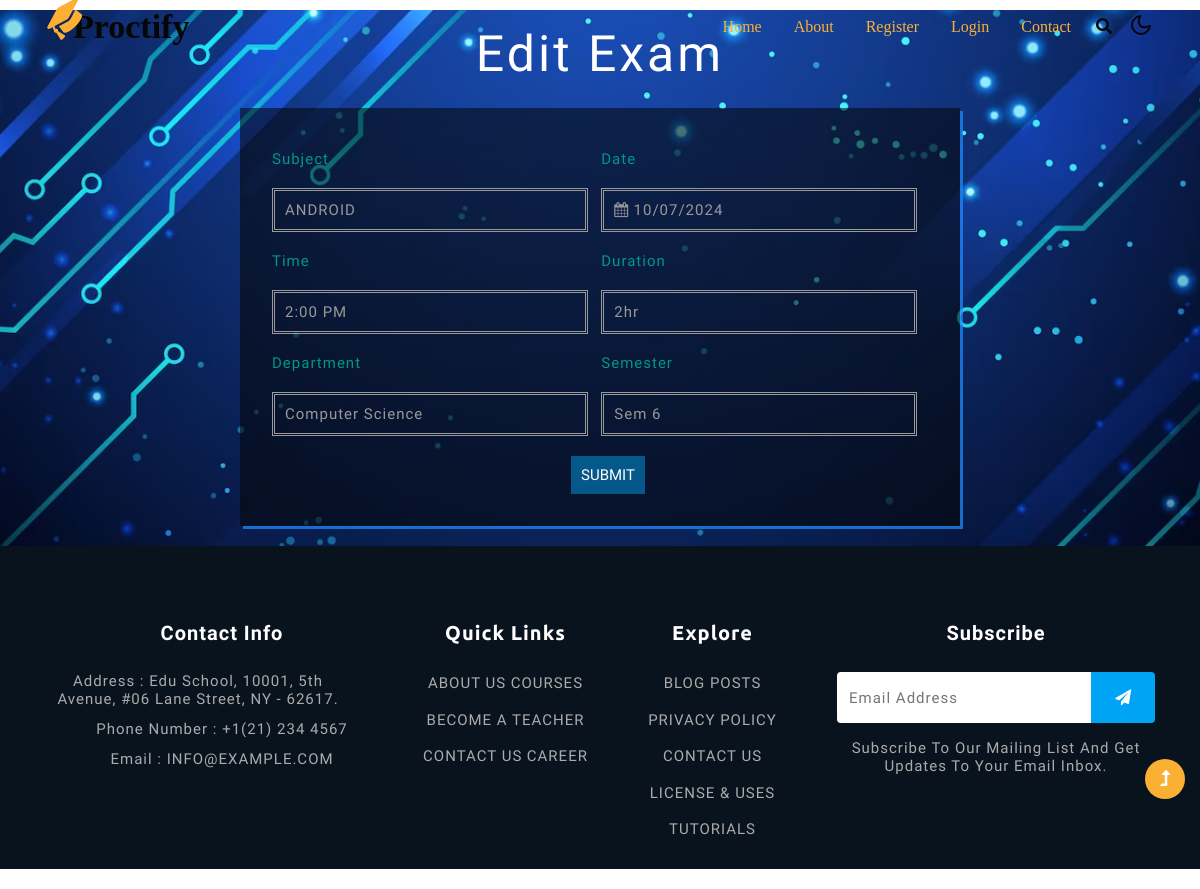
The page /editexam/1 on the database its author committed.
### proctoring/models.py (models this page shows)
class Exam(db.Model, UserMixin):
    id=db.Column(db.Integer, primary_key=True)
    user_id = db.Column(db.Integer, ForeignKey('register.id'))
    user = relationship('Register', foreign_keys=[user_id])
    subname = db.Column(db.String(80))
    date = db.Column(db.String(80))
    time = db.Column(db.String(80))
    duration = db.Column(db.String(80))
    sem = db.Column(db.String(80))
    dept = db.Column(db.String(80))

### proctoring/routes.py (the view, shortened to what this page needs)
@app.route('/editexam/<int:id>',methods=['GET', 'POST'])
def editexam(id):
    a=Exam.query.get_or_404(id)
    return render_template("editexam.html",a=a)

### proctoring/templates/editexam.html (shortened to what this page needs)
{% extends 'layout.html' %}
{% block content %}
<head>
	<link rel="stylesheet" href="../static/register/css/jquery-ui.css"/>
	<link href="../static/register/css/style.css" rel="stylesheet" type="text/css" media="all"/>
	<link rel="stylesheet" href="css/font-awesome.css">
</head>
<body>
<div class="w3l-head">
<h1>Edit exam</h1>
</div>
<div class="w3ls-form">
<form method="POST">
		<div class="w3l-last-grid1">
			<div class="w3l-grid1">
				<label class="text">Subject</label>
				<div class="w3l-div">
					<input type="text" name="subname" placeholder="Subject name" required="" value="{{a.subname}}"/>
				</div>
			</div>
			<div class="w3l-grid2">
				<label class="text">Date</label>
				<div class="w3l-div">
					<i class="fa fa-calendar" aria-hidden="true"></i>
					<input type="text" class="date" id="datepicker" name="date" placeholder="Date" onfocus="this.value = '';" onblur="if (this.value == '') {this.value = 'MM/DD/YYYY';}" required="" value="{{a.date}}"/>
				</div>
			</div>
		</div>
		<div class="w3l-last-grid1">
			<div class="w3l-grid1">
				<label class="text">Time</label>
				<div class="w3l-div">
					<input type="text" name="time" placeholder="Time" required="" value="{{a.time}}"/>
				</div>
			</div>
			<label class="text">Duration</label>
			<div class="w3l-grid2">
				<div class="w3l-div">
					<input type="text" name="duration" placeholder="Duration" required="" value="{{a.duration}}"/>
				</div>
			</div>
		</div>
		<div class="w3l-right-grid1">
		<div class="w3l-grid1">
			<label class="text">Department</label>
				<div class="w3l-div">
					<input type="text" name="dept" placeholder="Enter your department" required="" value="{{a.dept}}"/>
				</div>
		</div>
        <div class="w3l-grid1">
        <label class="text">Semester</label>
        <div class="w3l-div">
         <input type="text" name="sem" placeholder="Semester" required="" value="{{a.sem}}"/>
				</div>
			</div>
		</div>
		<div class="w3ls-submit">
			<input type="submit" value="SUBMIT">
		</div>
</form>
</div>
</body>
{% endblock %}

### proctoring/static/register/css/style.css (style rules this page uses)
html,body,div,span,applet,object,iframe,h1,h2,h3,h4,h5,h6,p,blockquote,pre,a,abbr,acronym,address,big,cite,code,del,dfn,em,img,ins,kbd,q,s,samp,small,strike,strong,sub,sup,tt,var,b,u,i,dl,dt,dd,ol,nav ul,nav li,fieldset,form,label,legend,table,caption,tbody,tfoot,thead,tr,th,td,article,aside,canvas,details,embed,figure,figcaption,footer,header,hgroup,menu,nav,output,ruby,section,summary,time,mark,audio,video { margin:0;padding:0;border:0;font-size:100%;font:inherit;vertical-align:baseline; }
body { background:url(../images/tech2.jpg)no-repeat 0px 0px; background-size: cover; background-position: 50% 50%; }
h1 { font-size: 50px; text-align: center; text-transform: capitalize; letter-spacing: 3px; padding: 10px 0 10px; margin: 10px 0; color: #fff; font-family: 'Old Standard TT', serif; }
.w3ls-form { padding: 2em 1em 2em 2em; width: 720px; background: rgba(4, 4, 4, 0.55); margin: 0 auto; box-shadow: 3px 3px #1e8dffb8; }
.w3l-grid1,.w3l-grid2 { float: left; width: 49%; }
i.fa { width: 5%; }
label.text { font-size: 15px; font-weight: 500; text-align: center; text-transform: capitalize; letter-spacing: 1px; padding: 10px 0; color: #009688; font-family: 'PT Sans Caption', sans-serif; }
.w3ls-submit { text-align: center; margin: 10px 0 0; }
input[type="text"], input[type="email"] { font-size: 15px; font-weight: 500; text-transform: capitalize; letter-spacing: 1px; padding: 10px 0; box-sizing: border-box; outline: none; border: none; width: 93%; font-family: 'PT Sans Caption', sans-serif; background: rgba(255, 255, 255, 0); color: #999; }
.w3l-div,.w3l-div1 { font-size: 15px; font-weight: 500; text-transform: capitalize; letter-spacing: 1px; padding: 0 10px; margin: 10px 0; width: 96%; box-sizing: border-box; outline: none; border: none; border-style: double; background: rgba(255, 255, 255, 0); color: #999; }
.w3ls-submit input[type="submit"] { font-size: 15px; font-weight: 500; text-align: center; text-transform: uppercase; padding: 10px; outline: none; border: none; cursor: pointer; color: #fff; background: #03a9f475; font-family: 'PT Sans Caption', sans-serif; }
@media (max-width:1920px) { h1 { padding: 30px 0 30px; } }
@media (max-width:1920px) { body { padding-top: 70px; } }
@media (max-width:1600px) { h1 { padding: 10px 0 10px 0; } }
@media (max-width:1600px) { body { padding-top: 0px; } }
@media (max-width:1280px) { h1 { padding: 15px 0 15px 0; } }

### rows shown on the page
Exam: subname "ANDROID", date "10/07/2024", time "2:00 PM", duration "2hr", dept "Computer science", sem "sem 6"
